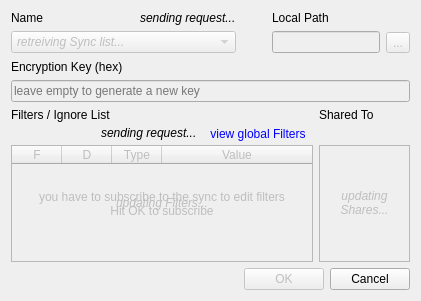
<?xml version="1.0" encoding="UTF-8"?>
<ui version="4.0">
 <class>QtSyncDialog</class>
 <widget class="QDialog" name="QtSyncDialog">
  <property name="geometry">
   <rect>
    <x>0</x>
    <y>0</y>
    <width>421</width>
    <height>301</height>
   </rect>
  </property>
  <property name="minimumSize">
   <size>
    <width>421</width>
    <height>301</height>
   </size>
  </property>
  <property name="windowTitle">
   <string>Edit Syncs</string>
  </property>
  <property name="windowIcon">
   <iconset resource="qtClient.qrc">
    <normaloff>:/Resources/icon.png</normaloff>:/Resources/icon.png</iconset>
  </property>
  <layout class="QGridLayout" name="gridLayout_2">
   <item row="0" column="0">
    <layout class="QGridLayout" name="gridLayout" columnstretch="1,0,0,0,0">
     <item row="0" column="0">
      <widget class="QLabel" name="label">
       <property name="sizePolicy">
        <sizepolicy hsizetype="Expanding" vsizetype="Preferred">
         <horstretch>0</horstretch>
         <verstretch>0</verstretch>
        </sizepolicy>
       </property>
       <property name="text">
        <string>Name</string>
       </property>
      </widget>
     </item>
     <item row="0" column="1">
      <widget class="QLabel" name="deleteLabel">
       <property name="text">
        <string>&lt;i&gt;sending request...&lt;/i&gt;</string>
       </property>
      </widget>
     </item>
     <item row="0" column="3">
      <widget class="QLabel" name="label_2">
       <property name="text">
        <string>Local Path</string>
       </property>
      </widget>
     </item>
     <item row="1" column="0" colspan="2">
      <widget class="QComboBox" name="nameBox">
       <property name="enabled">
        <bool>false</bool>
       </property>
       <property name="sizePolicy">
        <sizepolicy hsizetype="Expanding" vsizetype="Fixed">
         <horstretch>0</horstretch>
         <verstretch>0</verstretch>
        </sizepolicy>
       </property>
       <property name="minimumSize">
        <size>
         <width>150</width>
         <height>0</height>
        </size>
       </property>
       <layout class="QVBoxLayout" name="verticalLayout">
        <property name="leftMargin">
         <number>6</number>
        </property>
        <property name="topMargin">
         <number>0</number>
        </property>
        <property name="rightMargin">
         <number>11</number>
        </property>
        <property name="bottomMargin">
         <number>0</number>
        </property>
        <item>
         <widget class="QLabel" name="fetchSyncLabel">
          <property name="enabled">
           <bool>false</bool>
          </property>
          <property name="text">
           <string>&lt;i&gt;retreiving Sync list...&lt;/i&gt;</string>
          </property>
         </widget>
        </item>
       </layout>
      </widget>
     </item>
     <item row="1" column="2">
      <widget class="QToolButton" name="deleteSyncButton">
       <property name="enabled">
        <bool>false</bool>
       </property>
       <property name="toolTip">
        <string>Delete Sync</string>
       </property>
       <property name="icon">
        <iconset resource="qtClient.qrc">
         <normaloff>:/Resources/remove.png</normaloff>:/Resources/remove.png</iconset>
       </property>
       <property name="iconSize">
        <size>
         <width>16</width>
         <height>16</height>
        </size>
       </property>
       <property name="autoRaise">
        <bool>true</bool>
       </property>
      </widget>
     </item>
     <item row="1" column="3">
      <widget class="QLineEdit" name="pathEdit">
       <property name="enabled">
        <bool>false</bool>
       </property>
      </widget>
     </item>
     <item row="1" column="4">
      <widget class="QToolButton" name="browseButton">
       <property name="enabled">
        <bool>false</bool>
       </property>
       <property name="text">
        <string>...</string>
       </property>
      </widget>
     </item>
    </layout>
   </item>
   <item row="1" column="0">
    <widget class="QLabel" name="label_3">
     <property name="text">
      <string>Encryption Key (hex)</string>
     </property>
    </widget>
   </item>
   <item row="2" column="0">
    <widget class="QLineEdit" name="keyEdit">
     <property name="enabled">
      <bool>false</bool>
     </property>
     <property name="maxLength">
      <number>64</number>
     </property>
     <property name="placeholderText">
      <string>leave empty to generate a new key</string>
     </property>
    </widget>
   </item>
   <item row="3" column="0">
    <layout class="QHBoxLayout" name="horizontalLayout_4" stretch="3,1">
     <item>
      <layout class="QVBoxLayout" name="verticalLayout_2">
       <property name="spacing">
        <number>0</number>
       </property>
       <item>
        <widget class="QLabel" name="label_4">
         <property name="text">
          <string>Filters / Ignore List</string>
         </property>
        </widget>
       </item>
       <item>
        <layout class="QHBoxLayout" name="horizontalLayout">
         <item>
          <widget class="QToolButton" name="addFilterButton">
           <property name="enabled">
            <bool>false</bool>
           </property>
           <property name="toolTip">
            <string>Add a Filter</string>
           </property>
           <property name="text">
            <string/>
           </property>
           <property name="icon">
            <iconset resource="qtClient.qrc">
             <normaloff>:/Resources/add.png</normaloff>:/Resources/add.png</iconset>
           </property>
           <property name="iconSize">
            <size>
             <width>16</width>
             <height>16</height>
            </size>
           </property>
           <property name="autoRaise">
            <bool>true</bool>
           </property>
          </widget>
         </item>
         <item>
          <widget class="QToolButton" name="removeFilterButton">
           <property name="enabled">
            <bool>false</bool>
           </property>
           <property name="toolTip">
            <string>Remove Filter</string>
           </property>
           <property name="text">
            <string/>
           </property>
           <property name="icon">
            <iconset resource="qtClient.qrc">
             <normaloff>:/Resources/remove.png</normaloff>:/Resources/remove.png</iconset>
           </property>
           <property name="iconSize">
            <size>
             <width>16</width>
             <height>16</height>
            </size>
           </property>
           <property name="autoRaise">
            <bool>true</bool>
           </property>
          </widget>
         </item>
         <item>
          <widget class="QToolButton" name="editFilterButton">
           <property name="enabled">
            <bool>false</bool>
           </property>
           <property name="toolTip">
            <string>Edit Filter</string>
           </property>
           <property name="text">
            <string/>
           </property>
           <property name="icon">
            <iconset resource="qtClient.qrc">
             <normaloff>:/Resources/edit.png</normaloff>:/Resources/edit.png</iconset>
           </property>
           <property name="iconSize">
            <size>
             <width>16</width>
             <height>16</height>
            </size>
           </property>
           <property name="autoRaise">
            <bool>true</bool>
           </property>
          </widget>
         </item>
         <item>
          <widget class="QLabel" name="sendLabel">
           <property name="text">
            <string>&lt;i&gt;sending request...&lt;/i&gt;</string>
           </property>
          </widget>
         </item>
         <item>
          <spacer name="horizontalSpacer_2">
           <property name="orientation">
            <enum>Qt::Horizontal</enum>
           </property>
           <property name="sizeHint" stdset="0">
            <size>
             <width>100</width>
             <height>20</height>
            </size>
           </property>
          </spacer>
         </item>
         <item>
          <widget class="QToolButton" name="globalFilterButton">
           <property name="enabled">
            <bool>false</bool>
           </property>
           <property name="styleSheet">
            <string notr="true">color:blue</string>
           </property>
           <property name="text">
            <string>view global Filters</string>
           </property>
           <property name="autoRaise">
            <bool>true</bool>
           </property>
          </widget>
         </item>
        </layout>
       </item>
       <item>
        <widget class="QTableWidget" name="filterTable">
         <property name="enabled">
          <bool>false</bool>
         </property>
         <property name="editTriggers">
          <set>QAbstractItemView::NoEditTriggers</set>
         </property>
         <property name="selectionMode">
          <enum>QAbstractItemView::SingleSelection</enum>
         </property>
         <property name="selectionBehavior">
          <enum>QAbstractItemView::SelectRows</enum>
         </property>
         <property name="horizontalScrollMode">
          <enum>QAbstractItemView::ScrollPerPixel</enum>
         </property>
         <attribute name="horizontalHeaderDefaultSectionSize">
          <number>50</number>
         </attribute>
         <attribute name="horizontalHeaderHighlightSections">
          <bool>false</bool>
         </attribute>
         <attribute name="horizontalHeaderStretchLastSection">
          <bool>true</bool>
         </attribute>
         <attribute name="verticalHeaderVisible">
          <bool>false</bool>
         </attribute>
         <attribute name="verticalHeaderDefaultSectionSize">
          <number>20</number>
         </attribute>
         <column>
          <property name="text">
           <string>F</string>
          </property>
          <property name="toolTip">
           <string>Matches Files</string>
          </property>
         </column>
         <column>
          <property name="text">
           <string>D</string>
          </property>
          <property name="toolTip">
           <string>Matches Directories</string>
          </property>
         </column>
         <column>
          <property name="text">
           <string>Type</string>
          </property>
          <property name="toolTip">
           <string>How Value is matched</string>
          </property>
         </column>
         <column>
          <property name="text">
           <string>Value</string>
          </property>
          <property name="toolTip">
           <string>Path / Name / Regular Expression</string>
          </property>
         </column>
         <layout class="QGridLayout">
          <property name="leftMargin">
           <number>0</number>
          </property>
          <property name="topMargin">
           <number>0</number>
          </property>
          <property name="rightMargin">
           <number>0</number>
          </property>
          <property name="bottomMargin">
           <number>0</number>
          </property>
          <item row="0" column="0">
           <widget class="QLabel" name="fetchFilterLabel">
            <property name="text">
             <string>&lt;i&gt;updating Filters...&lt;/i&gt;</string>
            </property>
            <property name="alignment">
             <set>Qt::AlignCenter</set>
            </property>
           </widget>
          </item>
          <item row="0" column="0">
           <widget class="QLabel" name="needSubscribeLabel">
            <property name="text">
             <string>you have to subscribe to the sync to edit filters
Hit OK to subscribe</string>
            </property>
            <property name="alignment">
             <set>Qt::AlignCenter</set>
            </property>
           </widget>
          </item>
         </layout>
        </widget>
       </item>
      </layout>
     </item>
     <item>
      <layout class="QVBoxLayout" name="verticalLayout_3">
       <property name="spacing">
        <number>0</number>
       </property>
       <item>
        <widget class="QLabel" name="label_5">
         <property name="text">
          <string>Shared To</string>
         </property>
        </widget>
       </item>
       <item>
        <layout class="QHBoxLayout" name="horizontalLayout_3">
         <item>
          <widget class="QToolButton" name="addShareButton">
           <property name="enabled">
            <bool>false</bool>
           </property>
           <property name="toolTip">
            <string>Share to another user</string>
           </property>
           <property name="icon">
            <iconset resource="qtClient.qrc">
             <normaloff>:/Resources/add.png</normaloff>:/Resources/add.png</iconset>
           </property>
           <property name="iconSize">
            <size>
             <width>16</width>
             <height>16</height>
            </size>
           </property>
           <property name="autoRaise">
            <bool>true</bool>
           </property>
          </widget>
         </item>
         <item>
          <widget class="QToolButton" name="removeShareButton">
           <property name="enabled">
            <bool>false</bool>
           </property>
           <property name="toolTip">
            <string>Remove sharing</string>
           </property>
           <property name="icon">
            <iconset resource="qtClient.qrc">
             <normaloff>:/Resources/remove.png</normaloff>:/Resources/remove.png</iconset>
           </property>
           <property name="iconSize">
            <size>
             <width>16</width>
             <height>16</height>
            </size>
           </property>
           <property name="autoRaise">
            <bool>true</bool>
           </property>
          </widget>
         </item>
         <item>
          <spacer name="horizontalSpacer_3">
           <property name="orientation">
            <enum>Qt::Horizontal</enum>
           </property>
           <property name="sizeHint" stdset="0">
            <size>
             <width>100</width>
             <height>20</height>
            </size>
           </property>
          </spacer>
         </item>
        </layout>
       </item>
       <item>
        <widget class="QListWidget" name="shareList">
         <property name="enabled">
          <bool>false</bool>
         </property>
         <property name="editTriggers">
          <set>QAbstractItemView::NoEditTriggers</set>
         </property>
         <layout class="QGridLayout">
          <property name="leftMargin">
           <number>0</number>
          </property>
          <property name="topMargin">
           <number>0</number>
          </property>
          <property name="rightMargin">
           <number>0</number>
          </property>
          <property name="bottomMargin">
           <number>0</number>
          </property>
          <item row="0" column="0">
           <widget class="QLabel" name="fetchShareLabel">
            <property name="text">
             <string>&lt;i&gt;updating&lt;br&gt;Shares...&lt;/i&gt;</string>
            </property>
            <property name="alignment">
             <set>Qt::AlignCenter</set>
            </property>
           </widget>
          </item>
         </layout>
        </widget>
       </item>
      </layout>
     </item>
    </layout>
   </item>
   <item row="4" column="0">
    <layout class="QHBoxLayout" name="horizontalLayout_2">
     <item>
      <spacer name="horizontalSpacer">
       <property name="orientation">
        <enum>Qt::Horizontal</enum>
       </property>
       <property name="sizeHint" stdset="0">
        <size>
         <width>299</width>
         <height>20</height>
        </size>
       </property>
      </spacer>
     </item>
     <item>
      <widget class="QPushButton" name="okButton">
       <property name="enabled">
        <bool>false</bool>
       </property>
       <property name="text">
        <string>OK</string>
       </property>
      </widget>
     </item>
     <item>
      <widget class="QPushButton" name="cancelButton">
       <property name="text">
        <string>Cancel</string>
       </property>
      </widget>
     </item>
    </layout>
   </item>
  </layout>
 </widget>
 <layoutdefault spacing="6" margin="11"/>
 <tabstops>
  <tabstop>nameBox</tabstop>
  <tabstop>deleteSyncButton</tabstop>
  <tabstop>pathEdit</tabstop>
  <tabstop>browseButton</tabstop>
  <tabstop>keyEdit</tabstop>
  <tabstop>addFilterButton</tabstop>
  <tabstop>removeFilterButton</tabstop>
  <tabstop>editFilterButton</tabstop>
  <tabstop>filterTable</tabstop>
  <tabstop>globalFilterButton</tabstop>
  <tabstop>addShareButton</tabstop>
  <tabstop>removeShareButton</tabstop>
  <tabstop>shareList</tabstop>
  <tabstop>okButton</tabstop>
  <tabstop>cancelButton</tabstop>
 </tabstops>
 <resources>
  <include location="qtClient.qrc"/>
 </resources>
 <connections>
  <connection>
   <sender>okButton</sender>
   <signal>clicked()</signal>
   <receiver>QtSyncDialog</receiver>
   <slot>accept()</slot>
   <hints>
    <hint type="sourcelabel">
     <x>224</x>
     <y>123</y>
    </hint>
    <hint type="destinationlabel">
     <x>148</x>
     <y>116</y>
    </hint>
   </hints>
  </connection>
  <connection>
   <sender>cancelButton</sender>
   <signal>clicked()</signal>
   <receiver>QtSyncDialog</receiver>
   <slot>reject()</slot>
   <hints>
    <hint type="sourcelabel">
     <x>307</x>
     <y>121</y>
    </hint>
    <hint type="destinationlabel">
     <x>254</x>
     <y>65</y>
    </hint>
   </hints>
  </connection>
 </connections>
</ui>
